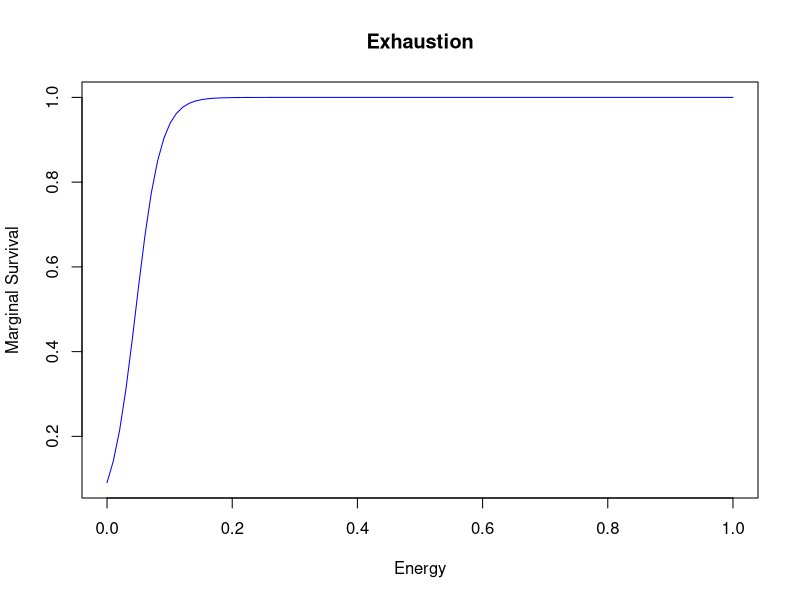
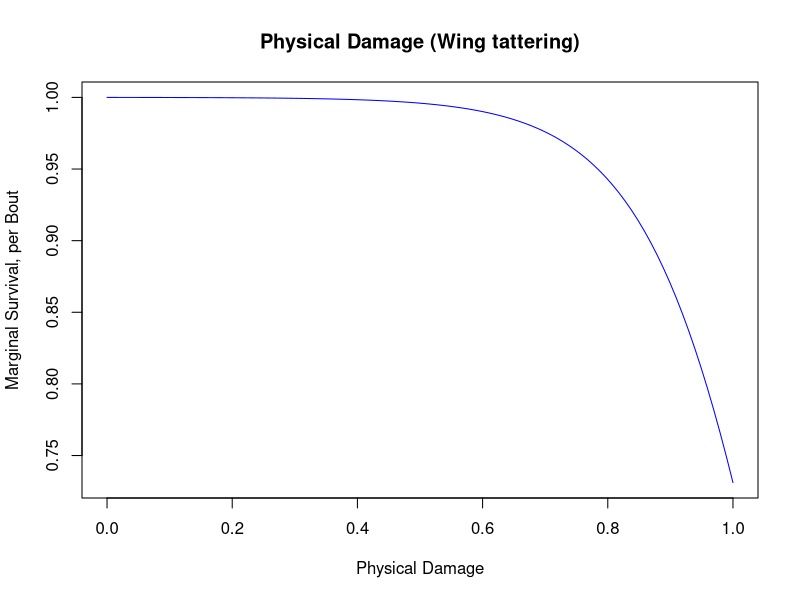
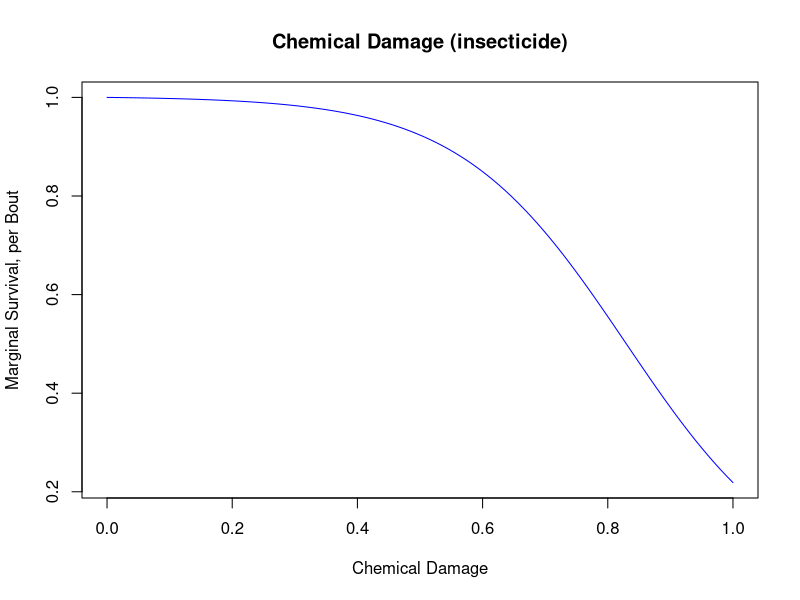
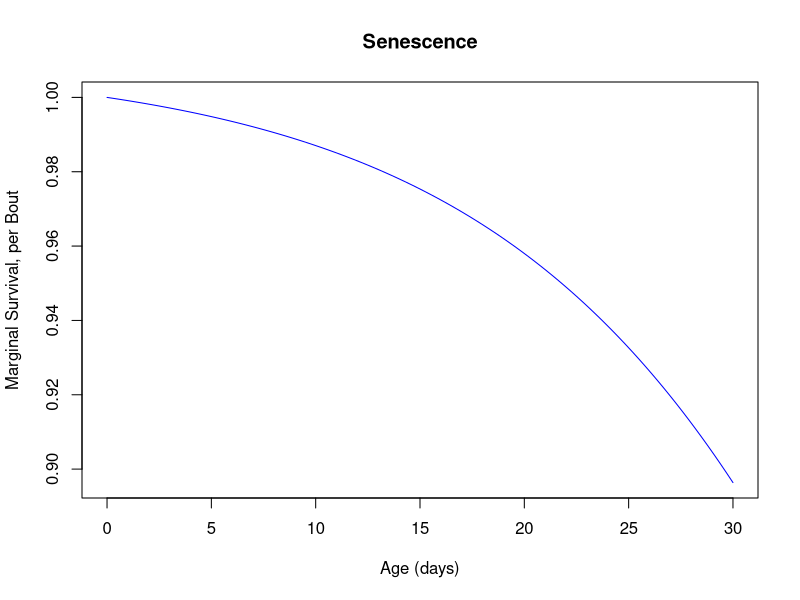
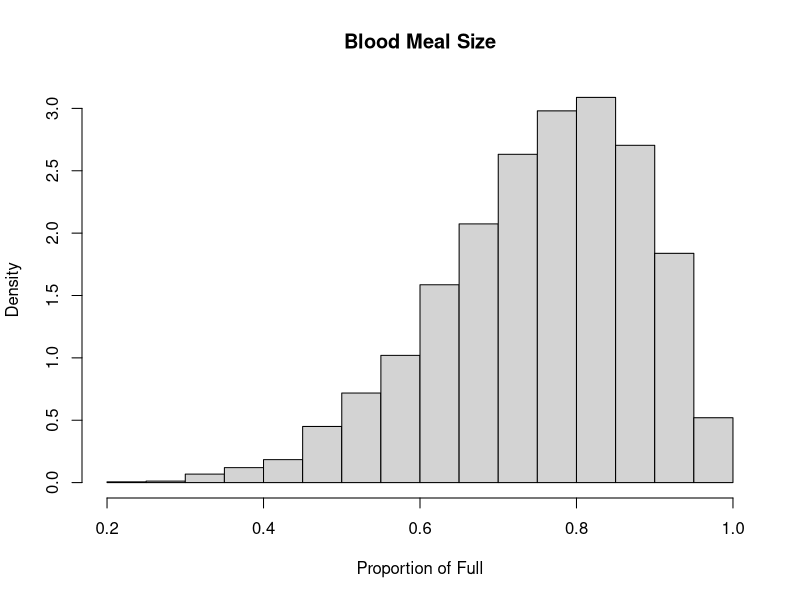
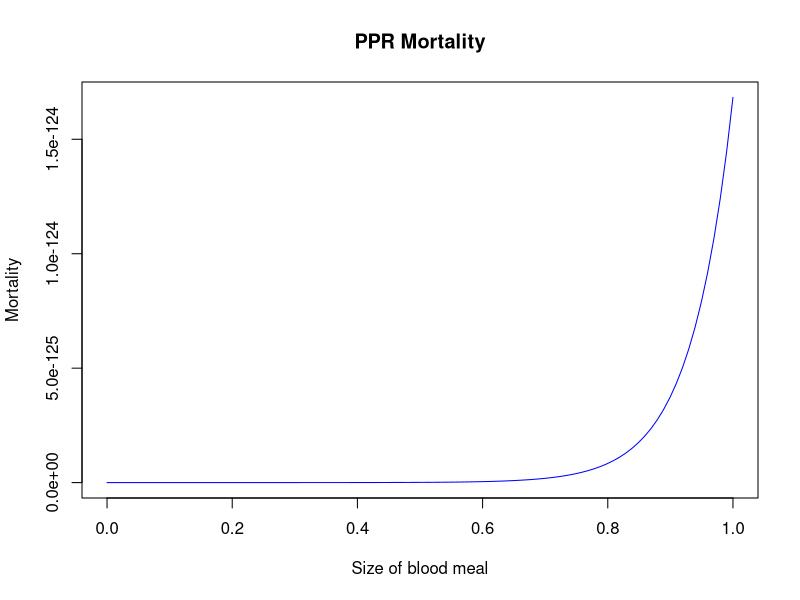
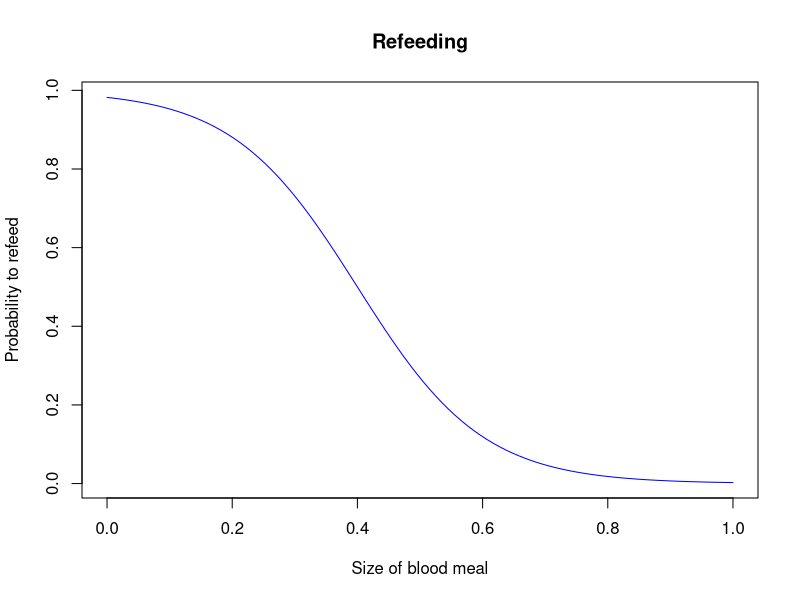
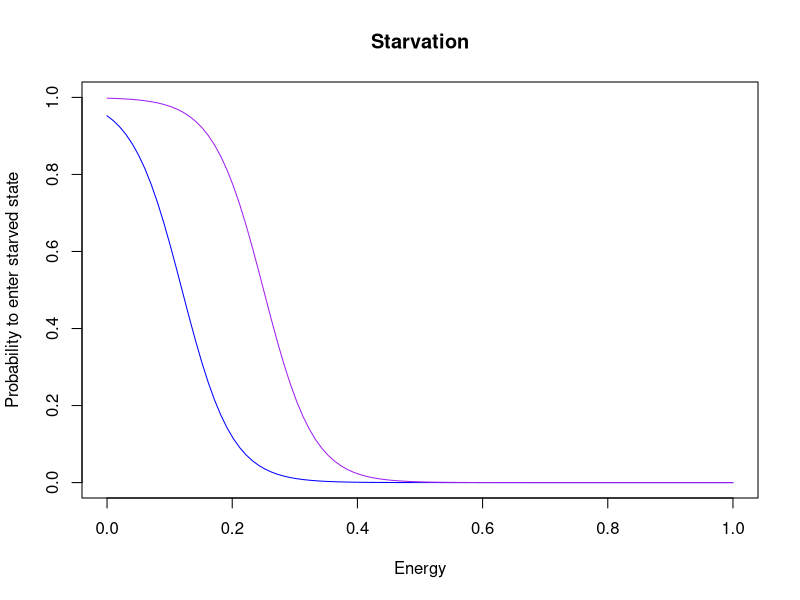

Recreate these plots in R, in order.
## ---- chunk 1
knitr::opts_chunk$set(echo = TRUE)
## ---- chunk 2
pEnergySurvival <- function(x,S_a=50,S_b=10){
  exp(S_a*x)/(S_b + exp(S_a*x))
}
## ---- chunk 3
x=seq(0,1,length.out=100)
plot(x, pEnergySurvival(x),type = "l", col ="blue", 
     xlab= "Energy", 
     ylab = "Marginal Survival", 
     main = "Exhaustion")
#lines(x, 1-pSugarBout(x,0), col = "purple")
## ---- chunk 4
pTatter <- function(x,ttr_a=9,ttr_b=10){
  (2+exp(ttr_b))/(1+exp(ttr_b)) - exp(x*ttr_a)/(exp(ttr_b) + exp(x*ttr_a))
} 
## ---- chunk 5

x=seq(0,1,length.out=100)
plot(x, pTatter(x),type = "l", col ="blue", 
     xlab= "Physical Damage", 
     ylab = "Marginal Survival, per Bout", 
     main = "Physical Damage (Wing tattering)")
## ---- chunk 6
pChem <- function(x,chm_a=7.5,chm_b=500){
  (2+chm_b)/(1+chm_b) - exp(x*chm_a)/(chm_b + exp(x*chm_a))
}
## ---- chunk 7
x=seq(0,1,length.out=100)
plot(x, pChem(x),type = "l", col ="blue", 
     xlab= "Chemical Damage", 
     ylab = "Marginal Survival, per Bout", 
     main = "Chemical Damage (insecticide)")
## ---- chunk 8
pSenesce <- function(x,sns_a=0.085,sns_b=100){
  (2+sns_b)/(1+sns_b) - exp(x*sns_a)/(sns_b+exp(x*sns_a))
}
## ---- chunk 9
x=seq(0,30,length.out=100)
plot(x, pSenesce(x),type = "l", col ="blue", 
     xlab= "Age (days)", 
     ylab = "Marginal Survival, per Bout", 
     main = "Senescence")
## ---- chunk 10
rBloodMealSize = function(bm_a=7.5, bm_b=2.5){rbeta(1,bm_a,bm_b)}
## ---- chunk 11
hist(replicate(10000, rBloodMealSize()), 20, main = "Blood Meal Size", xlab = "Proportion of Full", probability=TRUE)
## ---- chunk 12
# This function computes the probability 
# of surviving the post-prandial resting flight
pPPRFlight <- function(x,PPR_a=15,PPR_b=300){
  exp(PPR_a*x)/(exp(PPR_b) + exp(PPR_a*x))
}
## ---- chunk 13
x=seq(0,1,length.out=100)
plot(x, pPPRFlight(x),type = "l", col ="blue", 
     xlab= "Size of blood meal", 
     ylab = "Mortality",
     main = "PPR Mortality")
## ---- chunk 14
# The probability of refeeding as a 
# function of the bloodmeal size
pReFeed <- function(x,rf_a=10,rf_b=4){
  1 - exp(rf_a*x)/(exp(rf_b)+ exp(rf_a*x))
}
## ---- chunk 15
x=seq(0,1,length.out=100)
plot(x, pReFeed(x),type = "l", col ="blue", 
     xlab= "Size of blood meal", 
     ylab = "Probability to refeed",
     main = "Refeeding")
## ---- chunk 16
pSugarBout <- function(x,omega,S_sa=25,S_sb=20,S_w=5,S_p=2){
  exp(S_sa)/(S_sb*(1+(omega*S_w)^S_p)+exp(S_sa))-exp(S_sa*x)/(S_sb*(1+(omega*S_w)^S_p)+exp(S_sa*x))
}
## ---- chunk 17

x=seq(0,1,length.out=100)
plot(x, pSugarBout(x,0),type = "l", col ="blue", ylim = c(0,1), 
     xlab= "Energy", 
     ylab = "Probability to enter starved state", 
     main = "Starvation")
lines(x, pSugarBout(x,1), col = "purple")
